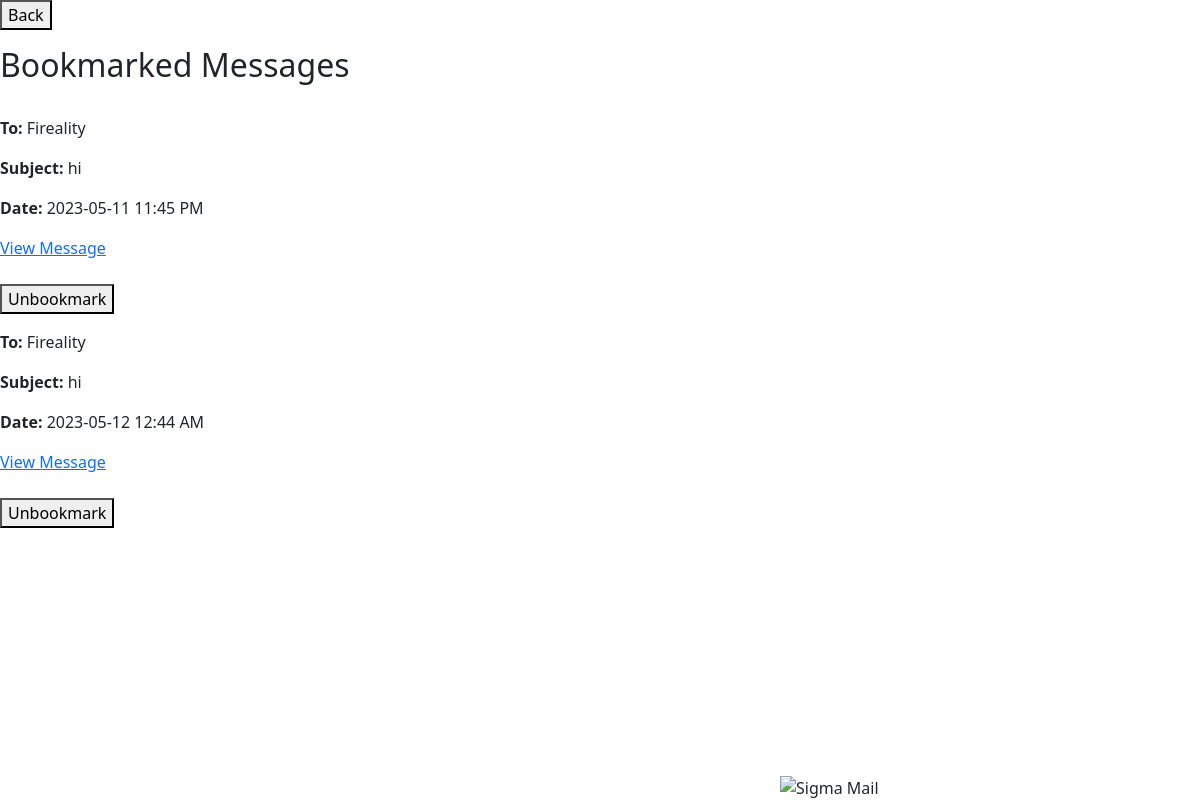
Page /bookmarked (signed in) on the earlier database version.
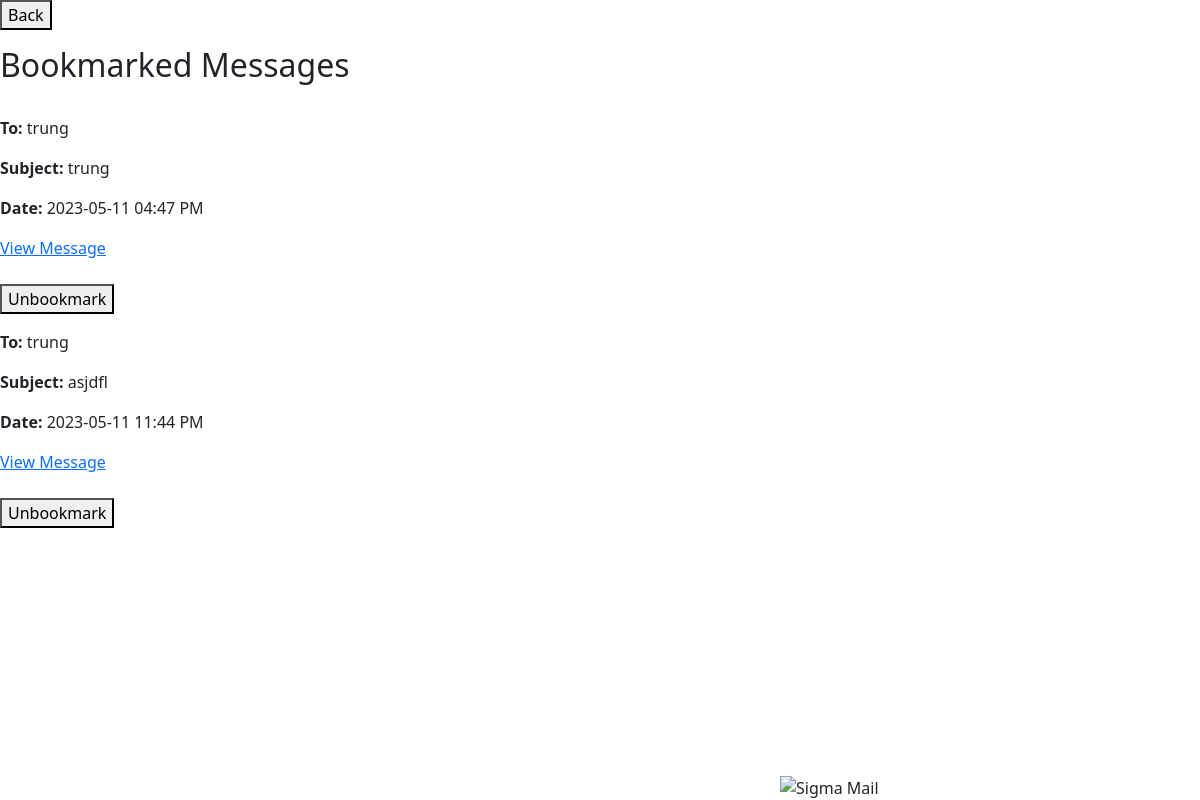
Same page on the later database version.
### app/models.py (models this page shows, shortened)
class Message(db.Model):
    id = db.Column(db.Integer, primary_key=True)
    sender_id = db.Column(db.Integer, db.ForeignKey('user.id'), nullable=False)
    recipient_id = db.Column(db.Integer, db.ForeignKey('user.id'), nullable=False)
    subject = db.Column(db.String(100), nullable=False)
    body = db.Column(db.String(500), nullable=False)
    timestamp = db.Column(db.DateTime, default=datetime.now())
    bookmark = db.Column(db.Boolean, default=False)
    sender = db.relationship('User', foreign_keys=[sender_id])
    recipient = db.relationship('User', foreign_keys=[recipient_id])

class User(db.Model, UserMixin):
    id = db.Column(db.Integer, primary_key=True)
    username = db.Column(db.String(32), nullable=False)
    password = db.Column(db.String(32), nullable=False)
    email = db.Column(db.String(100), nullable=False)
    bio = db.Column(db.String(100), nullable = False, default = '')
    name = db.Column(db.String(32), nullable = False, default = '')
    friends = db.relationship('Friend', backref='user', lazy='dynamic')

### app/routes.py (the view)
@myapp_obj.route('/bookmarked', methods = ['GET'])
@login_required
def view_bookmark():
    bookmarked = Message.query.filter_by(bookmark=True).all()
    return render_template('bookmarks.html', bookmarked=bookmarked)

### app/models.py (called while the page is built)
@login_manager.user_loader
def load_user(user_id):
    return User.query.get(int(user_id))

### app/templates/bookmarks.html (shortened to what this page needs)
<form action="{{ url_for('mainpage') }}">
  <button type="submit">Back</button>
</form>
<h2>Bookmarked Messages</h2>
<link rel="stylesheet" href="{{ url_for('static', filename='mainpage.css') }}">
<link href="https://cdn.jsdelivr.net/npm/bootstrap@5.3.0-alpha3/dist/css/bootstrap.min.css" rel="stylesheet">
<div class="image-container2" style="float:right;width:35%;">
  <img src="https://i.imgflip.com/6ja3h0.png" alt="Sigma Mail" style="max-width: 100%;">
</div>
{% for message in bookmarked %}
<div class="message">
  <p><strong>To:</strong> {{ message.recipient.username }}</p>
  <p><strong>Subject:</strong> {{ message.subject }}</p>
  <p><strong>Date:</strong> {{ message.timestamp.strftime('%Y-%m-%d %I:%M %p') }}</p>
  <td><a href="{{ url_for('message', message_id=message.id) }}">View Message</a></td>
  <br>
  <br>
</div>
<div>
  <form method="post" action="{{ url_for('unbookmark', message_id=message.id) }}">
      <button type="submit">Unbookmark</button>
  </form>
</div>
{% endfor %}

Differences in the rows shown:
removed Message: recipient.username "Fireality", subject "hi", timestamp "2023-05-11 11:45 PM"
no longer on this page (row edited): Message: recipient.username "Fireality", subject "hi", timestamp "2023-05-12 12:44 AM"
added Message: recipient.username "trung", subject "trung", timestamp "2023-05-11 04:47 PM"
added Message: recipient.username "trung", subject "asjdfl", timestamp "2023-05-11 11:44 PM"
